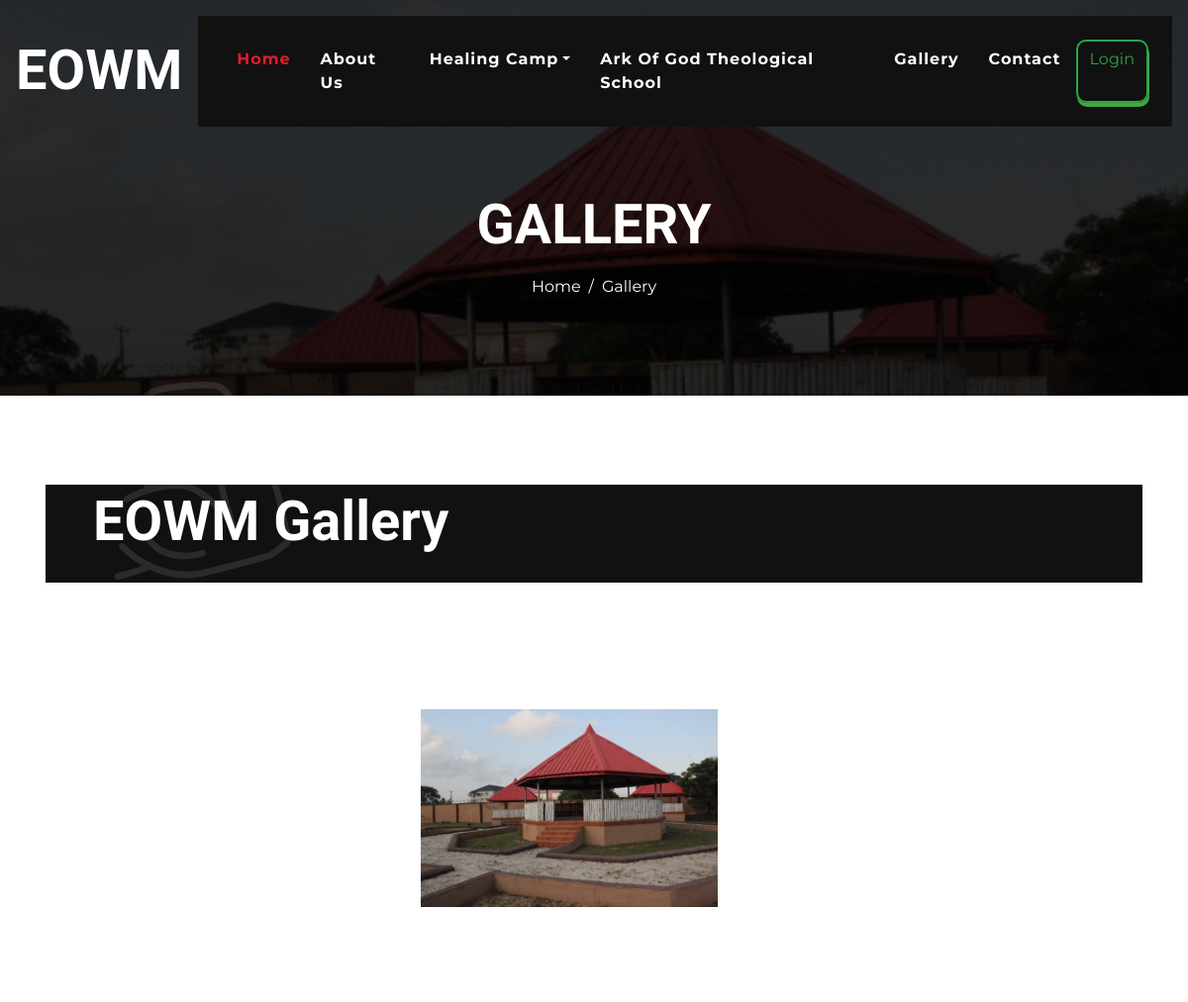
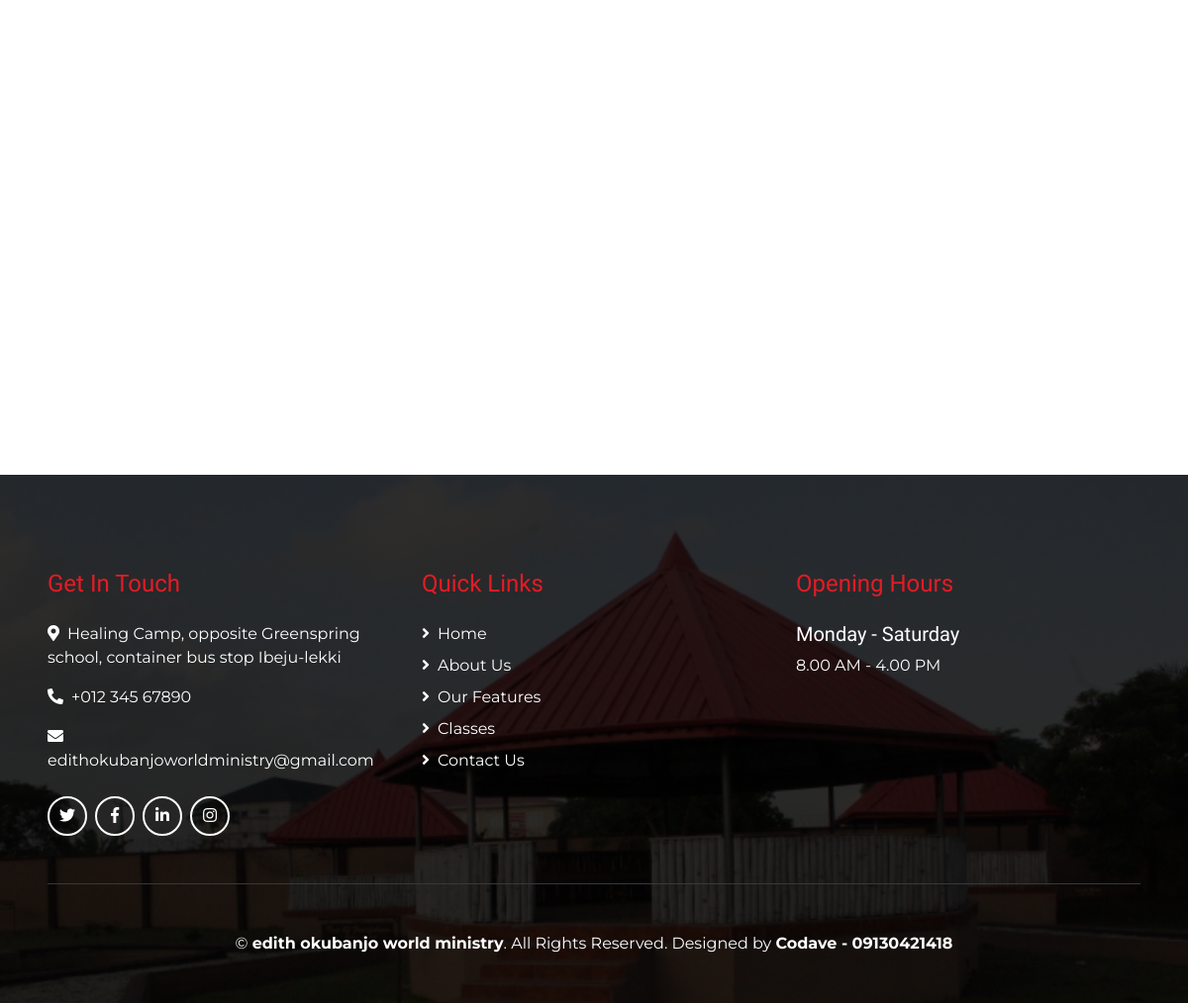
The app's page /gallery/, older data (2 pictures, top to bottom).
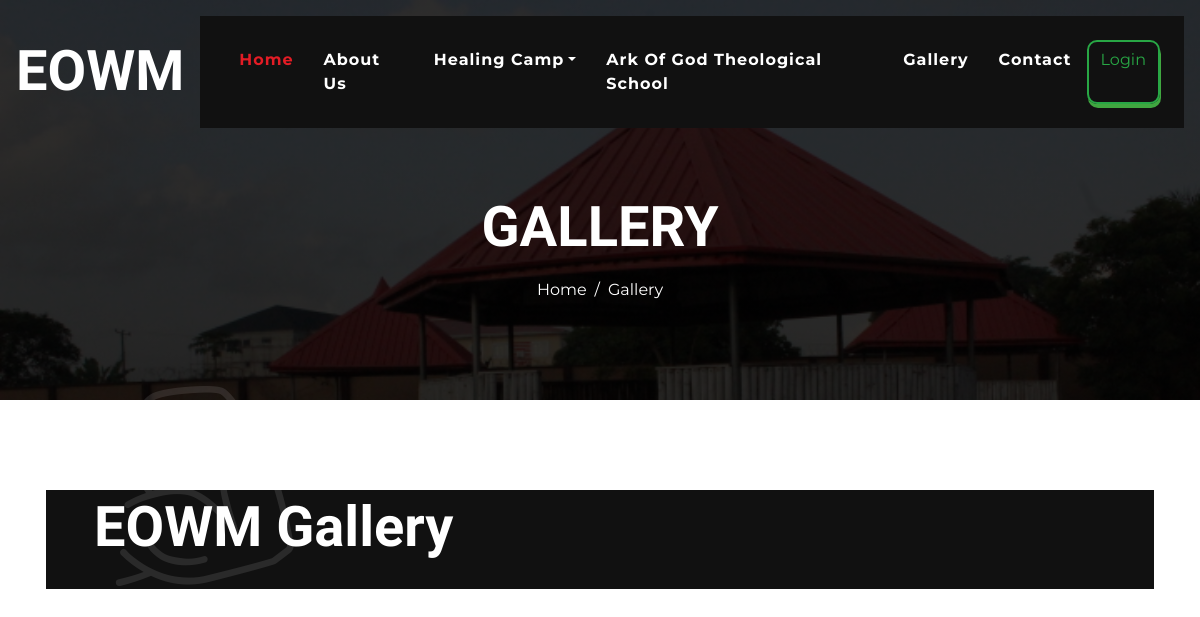
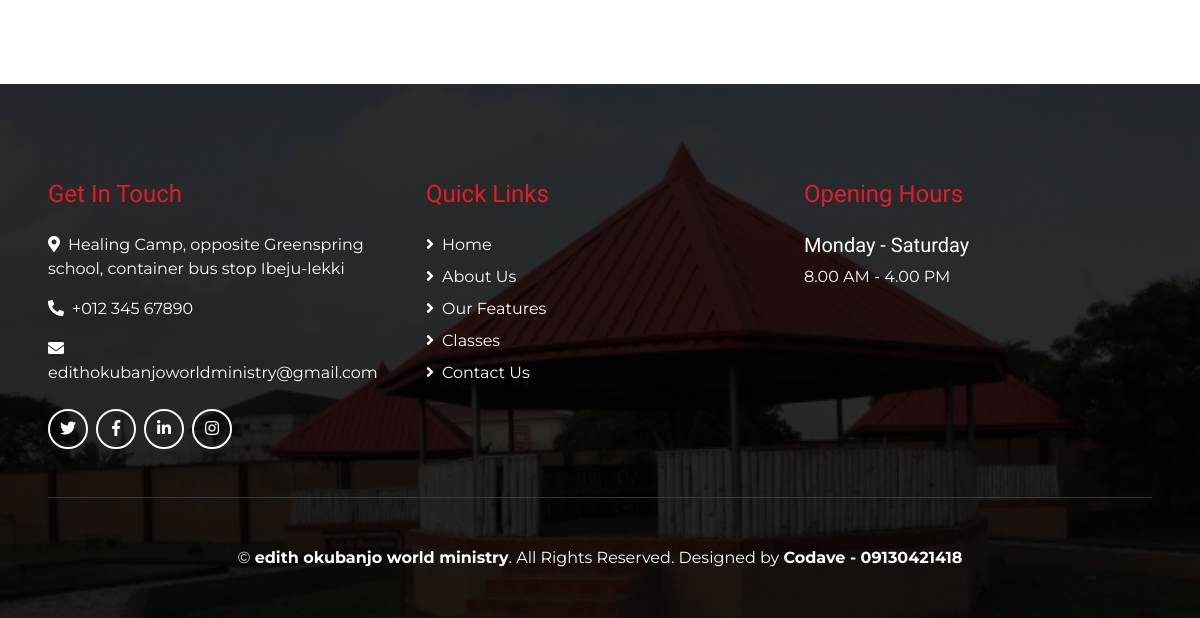
The same page, newer data (2 pictures, top to bottom).
### main/models.py (models this page shows)
class Gallery(models.Model):
    image = models.ImageField(upload_to='images')

### main/views.py (the view)
# urls.py: path('gallery/', Galleries, name="gallery"),
def Galleries(request):
    context = {}
    gallery = Gallery.objects.all().order_by('-id')
    context['gallery'] = gallery
    return render(request, 'class.html', context)

### templates/class.html (shortened to what this page needs)
{% extends "base.html" %}
{% load static %}
{% block content %}
    <div class="container-fluid page-header mb-5">
        <div class="d-flex flex-column align-items-center justify-content-center pt-0 pt-lg-5" style="min-height: 400px">
            <h4 class="display-4 mb-3 mt-0 mt-lg-5 text-white text-uppercase font-weight-bold">Gallery</h4>
            <div class="d-inline-flex">
                <p class="m-0 text-white"><a class="text-white" href="">Home</a></p>
                <p class="m-0 text-white px-2">/</p>
                <p class="m-0 text-white">Gallery</p>
            </div>
        </div>
    </div>
    <div class="container gym-class mb-5" style="margin-top: 90px;">
        <div class="row px-3">
            <div class="col-md-12 p-0">
                <div class="d-flex flex-column align-items-start justify-content-center bg-secondary text-left text-white py-1 px-5">
                    <i class="flaticon-bodybuilding"></i>
                    <h3 class="display-4 text-white font-weight-bold">EOWM Gallery</h3>
                </div>
            </div>
        </div>
    </div>
<div class="container mb-5">
	<div class="row">
            <div class="page-section">
                <div class="container">
                      <div class="row mt-3">
                    {% for image in gallery %}
                    <div class="col-lg-4 col-md-4 py-2">
                      <div class="portfolio">
                        <a href="{{ image.image.url }}" data-fancybox="portfolio">
                          <img src="{{ image.image.url }}" alt="" height="200px">
                        </a>
                      </div>
                    </div>
                    {% endfor %}
                  </div>
                  </div>
                  </div>
        </div>
	</div>
{% endblock %}

### templates/base.html (shortened to what this page needs)
{% load static %}
<!DOCTYPE html>
<html lang="en">
<head>
    <link href="https://cdnjs.cloudflare.com/ajax/libs/font-awesome/5.10.0/css/all.min.css" rel="stylesheet">
    <link rel="stylesheet" href="https://use.fontawesome.com/releases/v5.0.13/css/all.css">
    <link href="{% static 'lib/flaticon/font/flaticon.css' %}" rel="stylesheet">
    <link href="{% static 'css/style.min.css' %}" rel="stylesheet">
</head>
<body class="bg-white">
    <div class="container-fluid p-0 nav-bar">
        <nav class="navbar navbar-expand-lg bg-none navbar-dark py-3">
            <a href="" class="navbar-brand">
                <h1 class="m-0 display-4 font-weight-bold text-uppercase text-white">EOWM</h1>
            </a>
            <div class="collapse navbar-collapse justify-content-between" id="navbarCollapse">
                <div class="navbar-nav ml-auto p-4 bg-secondary">
                    <a href="{% url 'index' %}" class="nav-item nav-link active">Home</a>
                    <a href="{% url 'about' %}" class="nav-item nav-link">About Us</a>
                    <div class="nav-item dropdown">
                        <a href="#" class="nav-link dropdown-toggle" data-toggle="dropdown">Healing Camp</a>
                    </div>
                    <a href="{% url 'ark' %}" class="nav-item nav-link">Ark Of God Theological School</a>
                    <a href="{% url 'gallery' %}" class="nav-item nav-link">Gallery</a>
                    <a href="#contact" class="nav-item nav-link">Contact</a>
                    {% if user.is_authenticated %}
                    <a href="{% url 'profile' %}" class="nav-item nav-link">Profile</a>
                    <a href="{% url 'logout' %}" style="border-radius: 10px; box-shadow: 1px 4px rgb(206, 5, 5);" class="btn btn-outline-primary">Logout</a>
                    {% else %}
                    <a href="{% url 'login' %}" style="border-radius: 10px; box-shadow: 1px 4px rgb(64, 167, 64);" class="btn btn-outline-success">Login</a>
                    {% endif %}
                </div>
            </div>
        </nav>
    </div>
    {% block content %}
    {% endblock content %}
    <div class="footer container-fluid mt-5 py-5 px-sm-3 px-md-5 text-white">
        <div class="row pt-5">
            <div class="col-lg-4 col-md-6 mb-5">
                <h4 class="text-primary mb-4" id="contact">Get In Touch</h4>
                <p><i class="fa fa-map-marker-alt mr-2"></i>Healing Camp, opposite Greenspring school, container bus stop Ibeju-lekki</p>
                <p><i class="fa fa-phone-alt mr-2"></i>+012 345 67890</p>
                <p><i class="fa fa-envelope mr-2"></i>edithokubanjoworldministry@gmail.com</p>
                <div class="d-flex justify-content-start mt-4">
                    <a class="btn btn-outline-light rounded-circle text-center mr-2 px-0" style="width: 40px; height: 40px;" href="#"><i class="fab fa-twitter"></i></a>
                    <a class="btn btn-outline-light rounded-circle text-center mr-2 px-0" style="width: 40px; height: 40px;" href="#"><i class="fab fa-facebook-f"></i></a>
                    <a class="btn btn-outline-light rounded-circle text-center mr-2 px-0" style="width: 40px; height: 40px;" href="#"><i class="fab fa-linkedin-in"></i></a>
                    <a class="btn btn-outline-light rounded-circle text-center mr-2 px-0" style="width: 40px; height: 40px;" href="#"><i class="fab fa-instagram"></i></a>
                </div>
            </div>
            <div class="col-lg-4 col-md-6 mb-5">
                <h4 class="text-primary mb-4">Quick Links</h4>
                <div class="d-flex flex-column justify-content-start">
                    <a class="text-white mb-2" href="#"><i class="fa fa-angle-right mr-2"></i>Home</a>
                    <a class="text-white mb-2" href="#"><i class="fa fa-angle-right mr-2"></i>About Us</a>
                    <a class="text-white mb-2" href="#"><i class="fa fa-angle-right mr-2"></i>Our Features</a>
                    <a class="text-white mb-2" href="#"><i class="fa fa-angle-right mr-2"></i>Classes</a>
                    <a class="text-white" href="#"><i class="fa fa-angle-right mr-2"></i>Contact Us</a>
                </div>
            </div>
            <div class="col-lg-4 col-md-6 mb-5">
                <h4 class="text-primary mb-4">Opening Hours</h4>
                <h5 class="text-white">Monday - Saturday</h5>
                <p>8.00 AM - 4.00 PM</p>
            </div>
        </div>
        <div class="container border-top border-dark pt-5">
            <p class="m-0 text-center text-white">
                &copy; <a class="text-white font-weight-bold" href="#">edith okubanjo world ministry</a>. All Rights Reserved. Designed by
                <a class="text-white font-weight-bold" href="https://htmlcodex.com">Codave - 09130421418</a>
            </p>
        </div>
    </div>
</body>
</html>

Row changes from the older to the newer data that the page shows:
removed Gallery: image (picture)
